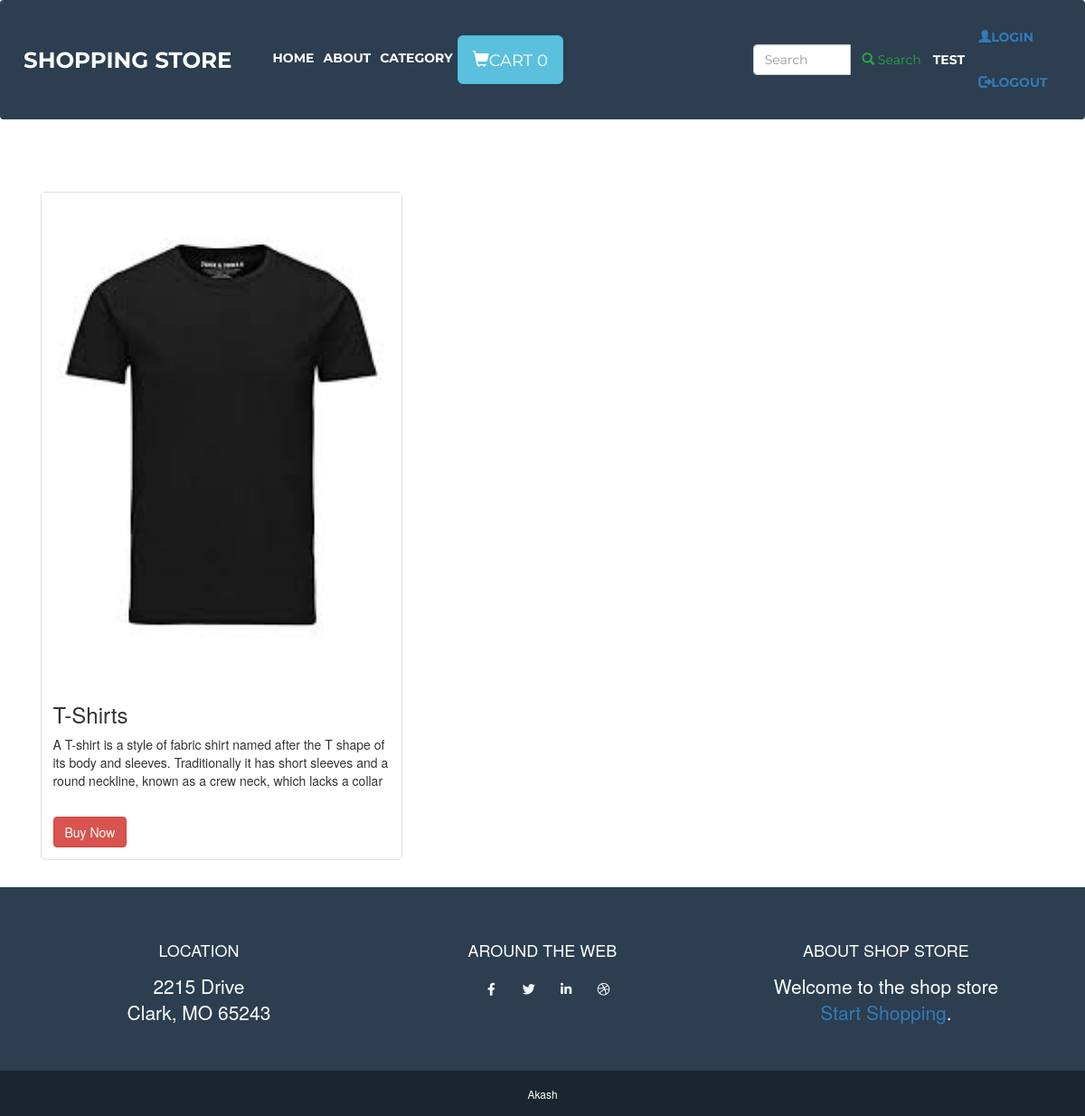
Screenshot of /details/1/ (signed in) with the database file from the repository.
### accounts/models.py (models this page shows, shortened)
class User(AbstractBaseUser):
    email       = models.EmailField(max_length=255, unique=True)
    username   = models.CharField(max_length=255, blank=True, null=True)
    first_name = models.CharField(max_length=30,
                                  help_text='First Name of the user.')
    last_name = models.CharField(max_length=30,
                                 help_text='Last Name of the user.')
    is_active   = models.BooleanField(default=True)
    staff       = models.BooleanField(default=False)
    admin       = models.BooleanField(default=False)
    timestamp   = models.DateTimeField(auto_now_add=True)
    USERNAME_FIELD = 'email'
    REQUIRED_FIELDS = ['username']
    objects = UserManager()

### cart/models.py (models this page shows, shortened)
class Order(models.Model):
    owner = models.ForeignKey(User,null=True,blank=True,on_delete=models.CASCADE)
    ref_code = models.CharField(max_length= 15)
    is_ordered = models.BooleanField(default= False)
    items = models.ManyToManyField(OrderItem)
    date_ordered = models.DateTimeField(auto_now_add=True)

### products/models.py (models this page shows, shortened)
class Product(models.Model):
    title           = models.CharField(max_length=120)
    description     = models.TextField()
    price           = models.DecimalField(decimal_places=2, max_digits=20, default=39.99)
    image           = models.ImageField(upload_to='images/')
    featured        = models.BooleanField(default=False)
    active          = models.BooleanField(default=True)
    timestamp       = models.DateTimeField(auto_now_add=True)
    category        = models.ForeignKey(CategoryType,on_delete=models.CASCADE)
    is_digital      = models.BooleanField(default=False) # User Library
    objects = ProductManager()

### products/views.py (the view)
# urls.py: path('details/<int:pk>/',views.ProductDetailView.as_view(), name='detail'),
class ProductDetailView(DetailView):
    template_name = "products/detail.html"
    def get_context_data(self, *args, **kwargs):
        context = super(ProductDetailView, self).get_context_data(*args, **kwargs)
        return context
    def get_object(self, *args, **kwargs):
        request = self.request
        pk = self.kwargs.get('pk')
        instance = Product.objects.get(id=pk)
        if instance:
            view,created  = View.objects.get_or_create(
                product=instance
            )
            if view:
                view.user.add(request.user)
                view.view_counts +=1
                view.save()
            return instance
        else:
            raise Http404("Product doesn't exist")

### cart/templatetags/add_tags.py (called while the page is built)
@register.simple_tag
def cart_item_count(user):
    try:
        count = Order.objects.filter(owner__username = user, is_ordered=False)[0].items.count()
        return count
    except:
        return 0

### products/models.py (called while the page is built)
    def get_queryset(self):
        return ProductQuerySet(self.model, using=self._db)

### products/templates/products/detail.html
 {% extends 'base/index.html' %} {% load static %} {% block pagecontent %}
<section class="page-section portfolio" id="portfolio">
  <div class="container">
    <div class="row">
      <div class="col-sm">
        <div class="card" style="width:400px">
          {% if object.image %}
          <img src='{{ object.image.url }}' class='img-fluid' /> {% endif %}
          <div class="card-body">
            <h3>{{ object.title }}</h3>
            {{ object.description|linebreaks }}
            <br/>
            <a href="#" class="btn btn-danger">Buy Now</a>
          </div>
        </div>
      </div>
    </div>
  </div>
</section>
{% endblock %}

### templates/base/index.html (shortened to what this page needs)
<!DOCTYPE html> {% load static %} {% load add_tags   %}
<html lang="en">
<head>
  <link href="{% static 'vendor/fontawesome-free/css/all.min.css' %}" rel="stylesheet" type="text/css">
  <link href="{% static  'css/freelancer.min.css' %}" rel="stylesheet">
  <link rel="stylesheet" href="https://maxcdn.bootstrapcdn.com/bootstrap/3.4.0/css/bootstrap.min.css">
</head>
<body id="page-top">
  <nav class="navbar navbar-expand-lg bg-secondary text-uppercase fixed-top" id="mainNav">
    <div class="container">
      <a class="navbar-brand js-scroll-trigger" href="{% url 'products:list' %}">Shopping Store</a>
      <div class="collapse navbar-collapse" id="navbarResponsive">
        <ul class="navbar-nav mr-auto">
          <li class="nav-item active">
            <a class="nav-link" href="{% url 'products:list' %}">Home
            </a>
          </li>
          <li class="nav-item">
            <a class="nav-link" href="{% url 'products:about' %}">About</a>
          </li>
          <li class="nav-item">
            <a class="nav-link" href="{% url 'category:category_list' %}">Category</a>
          </li>
          <li class="nav-item">
            <a href="{% url 'cart:order_summary' %}" class="btn btn-info btn-lg">
              <span class="glyphicon glyphicon-shopping-cart"></span>Cart {% cart_item_count request.user.username %}
            </a>
          </li>
        </ul>
      </div>
    </div>
    {% include 'search/search-form.html' %}
    {% if  request.user.is_authenticated %}
         <span style="color: white"> {{request.user.username}}</span>
    {% endif %}
    <ul class="nav navbar-nav navbar-right">
      <li>
              <a href="{% url 'accounts:login' %}">
                <span class="glyphicon glyphicon-user"></span>Login
              </a>
      </li>
      {% if  request.user.is_authenticated %}
      <li>
          <a href="{% url 'accounts:logout' %}">
              <span class="glyphicon glyphicon-log-out"></span>Logout
            </a>
      </li>
      {% endif %}
    </ul>
  </nav>
  {% block pagecontent %} {% endblock %}
  <footer class="footer text-center">
    <div class="container">
      <div class="row">
        <div class="col-lg-4 mb-5 mb-lg-0">
          <h4 class="text-uppercase mb-4">Location</h4>
          <p class="lead mb-0">2215  Drive
            <br>Clark, MO 65243</p>
        </div>
        <div class="col-lg-4 mb-5 mb-lg-0">
          <h4 class="text-uppercase mb-4">Around the Web</h4>
          <a class="btn btn-outline-light btn-social mx-1" href="#">
            <i class="fab fa-fw fa-facebook-f"></i>
          </a>
          <a class="btn btn-outline-light btn-social mx-1" href="#">
            <i class="fab fa-fw fa-twitter"></i>
          </a>
          <a class="btn btn-outline-light btn-social mx-1" href="#">
            <i class="fab fa-fw fa-linkedin-in"></i>
          </a>
          <a class="btn btn-outline-light btn-social mx-1" href="#">
            <i class="fab fa-fw fa-dribbble"></i>
          </a>
        </div>
        <div class="col-lg-4">
          <h4 class="text-uppercase mb-4">About shop Store</h4>
          <p class="lead mb-0">Welcome  to the shop store<br>
            <a href="#">Start Shopping</a>.</p>
        </div>
      </div>
    </div>
  </footer>
  <section class="copyright py-4 text-center text-white">
    <div class="container">
      <small>Akash </small>
    </div>
  </section>
</body>
</html>

### rows the page displays
User: username "0", user.username "TEST"
Product: image (picture), title "T-Shirts", description "A T-shirt is a style of fabric shirt named after the T shape of its body and sleeves. Traditionally it has short sleeves and a round neckline, known as a crew neck, which lacks a collar"
